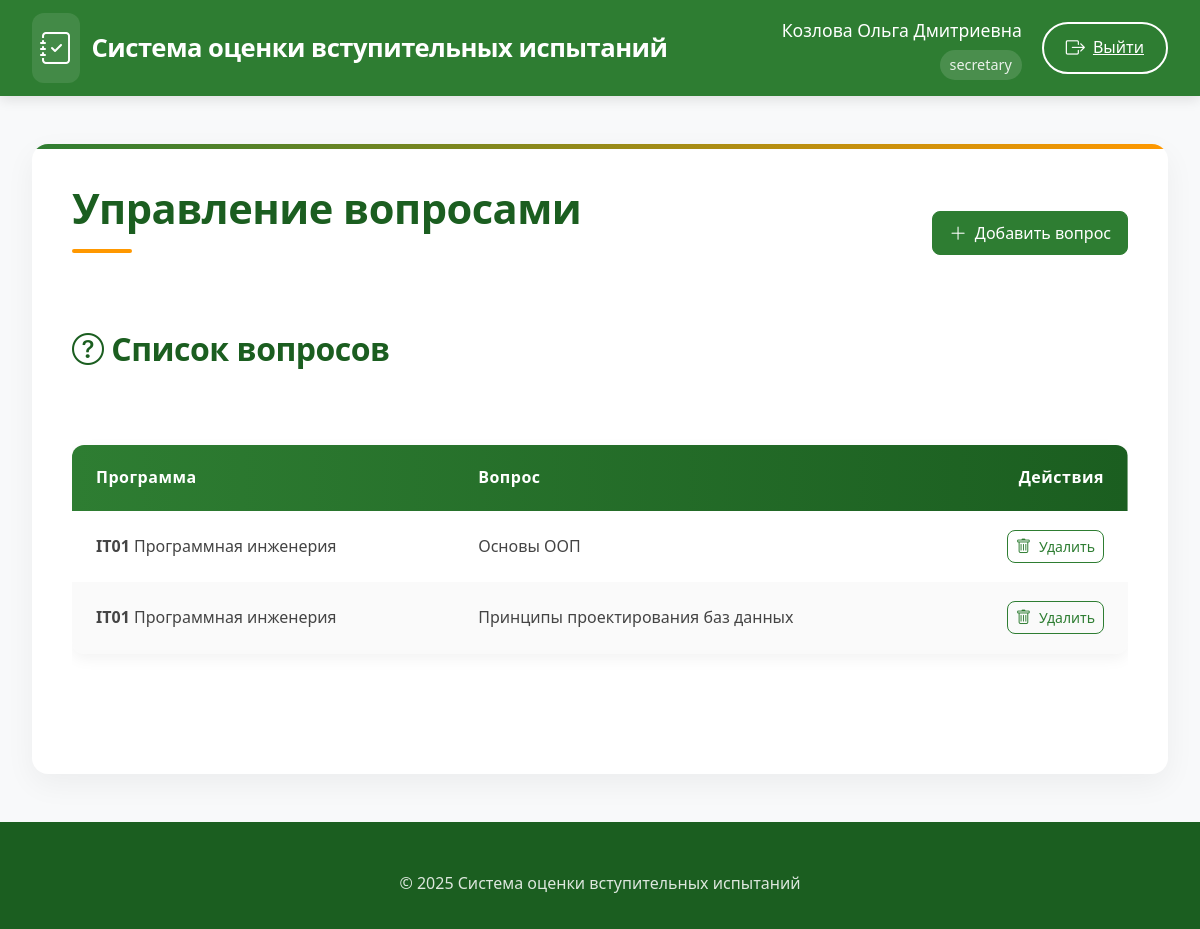
Before: /questions (signed in) with the older database file.
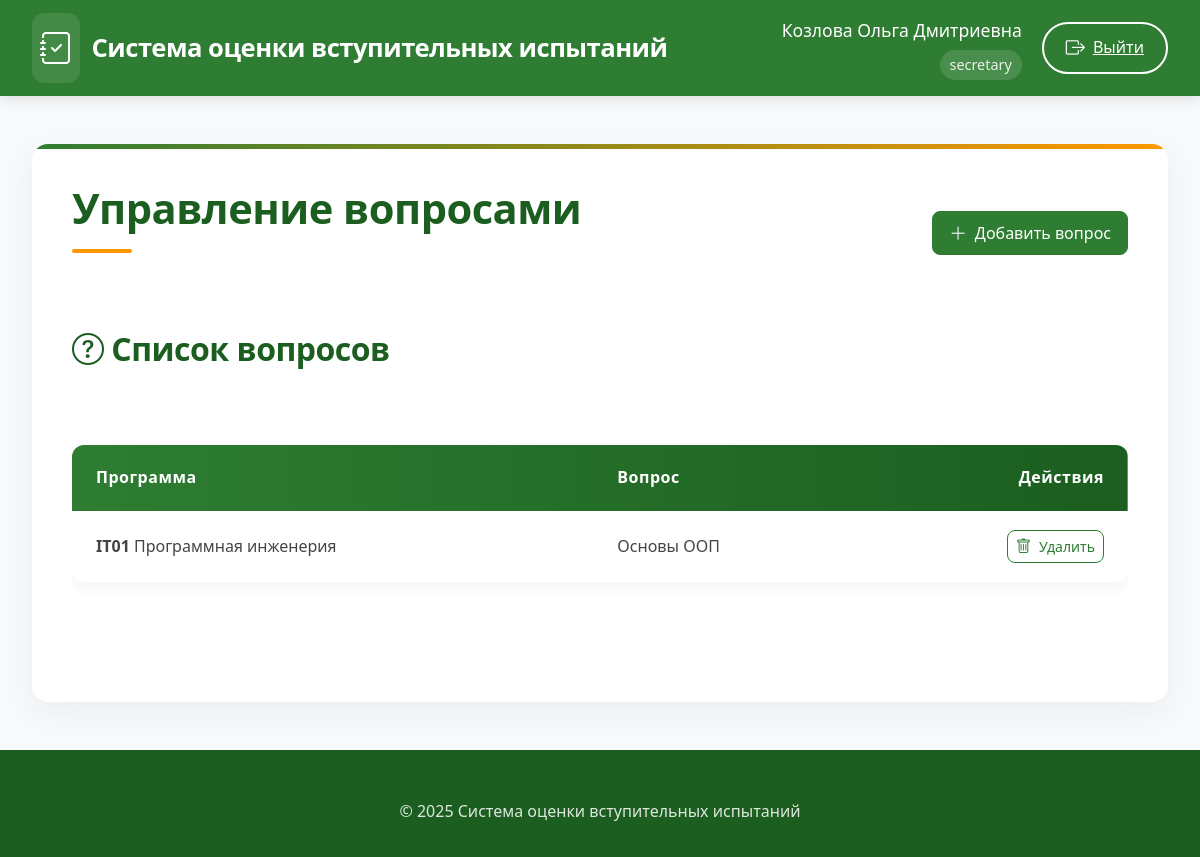
After: the same page with the newer database file.
### app/models.py (models this page shows)
class Question(db.Model):
    id = db.Column(db.Integer, primary_key=True)
    text = db.Column(db.Text, nullable=False)
    program_id = db.Column(db.Integer, db.ForeignKey('program.id'), nullable=False)

class Program(db.Model):
    id = db.Column(db.Integer, primary_key=True)
    code = db.Column(db.String(50), nullable=False, unique=True)
    name = db.Column(db.String(200), nullable=False)
    school_id = db.Column(db.Integer, db.ForeignKey('engineering_school.id'))
    questions = db.relationship('Question', backref='program', lazy=True, cascade='all, delete-orphan')
    standard_commission = db.relationship('StandardCommission', backref='program', lazy=True, cascade='all, delete-orphan')
    applicants = db.relationship('Applicant', backref='program', lazy=True)
    exam_dates = db.relationship('ExamDate', backref='program', lazy=True)

### app/routes.py (the view, shortened to what this page needs)
@routes.route('/questions', methods=['GET', 'POST'])
@login_required
def questions():
    if current_user.role not in ['admin', 'secretary']:
        abort(403)
    form = QuestionForm()
    if current_user.role == 'secretary':
        form.program_id.choices = [
            (p.id, f"{p.code} {p.name}")
            for p in Program.query.filter_by(school_id=current_user.school_id)
        ]
    if current_user.role == 'secretary':
        questions = Question.query.join(Program).filter(
            Program.school_id == current_user.school_id
        ).all()
    else:  # admin
        questions = Question.query.all()
    return render_template('questions.html', form=form, questions=questions)

### app/templates/questions.html (shortened to what this page needs)
{% extends "base.html" %}
{% block content %}
<div class="spacer-lg">
    <div class="d-flex justify-content-between align-items-center mb-5">
        <h1>Управление вопросами</h1>
        <button class="btn btn-primary-elegant" data-bs-toggle="modal" data-bs-target="#addQuestionModal">
            <i class="bi bi-plus-lg"></i> Добавить вопрос
        </button>
    </div>
    <div class="card-elegant">
        <div class="card-header-elegant">
            <h2><i class="bi bi-question-circle"></i> Список вопросов</h2>
        </div>
        <div class="card-body">
            {% if questions %}
            <div class="table-responsive">
                <table class="elegant-table">
                    <thead>
                        <tr>
                            <th>Программа</th>
                            <th>Вопрос</th>
                            <th class="text-end">Действия</th>
                        </tr>
                    </thead>
                    <tbody>
                        {% for question in questions %}
                        <tr>
                            <td>
                                <strong>{{ question.program.code }}</strong>
                                {{ question.program.name }}
                            </td>
                            <td>{{ question.text }}</td>
                            <td class="text-end">
                                <form action="{{ url_for('routes.delete_question', question_id=question.id) }}" method="POST">
                                    <button type="submit" class="btn btn-outline-elegant btn-sm"
                                            onclick="return confirm('Вы уверены?')">
                                        <i class="bi bi-trash"></i> Удалить
                                    </button>
                                </form>
                            </td>
                        </tr>
                        {% endfor %}
                    </tbody>
                </table>
            </div>
            {% else %}
            <div class="alert alert-light text-center">
                <i class="bi bi-info-circle"></i> Нет вопросов
            </div>
            {% endif %}
        </div>
    </div>
</div>
{% endblock %}

Changed rows visible on the page:
removed Question: program.code "IT01", program.name "Программная инженерия", text "Принципы проектирования баз данных"
